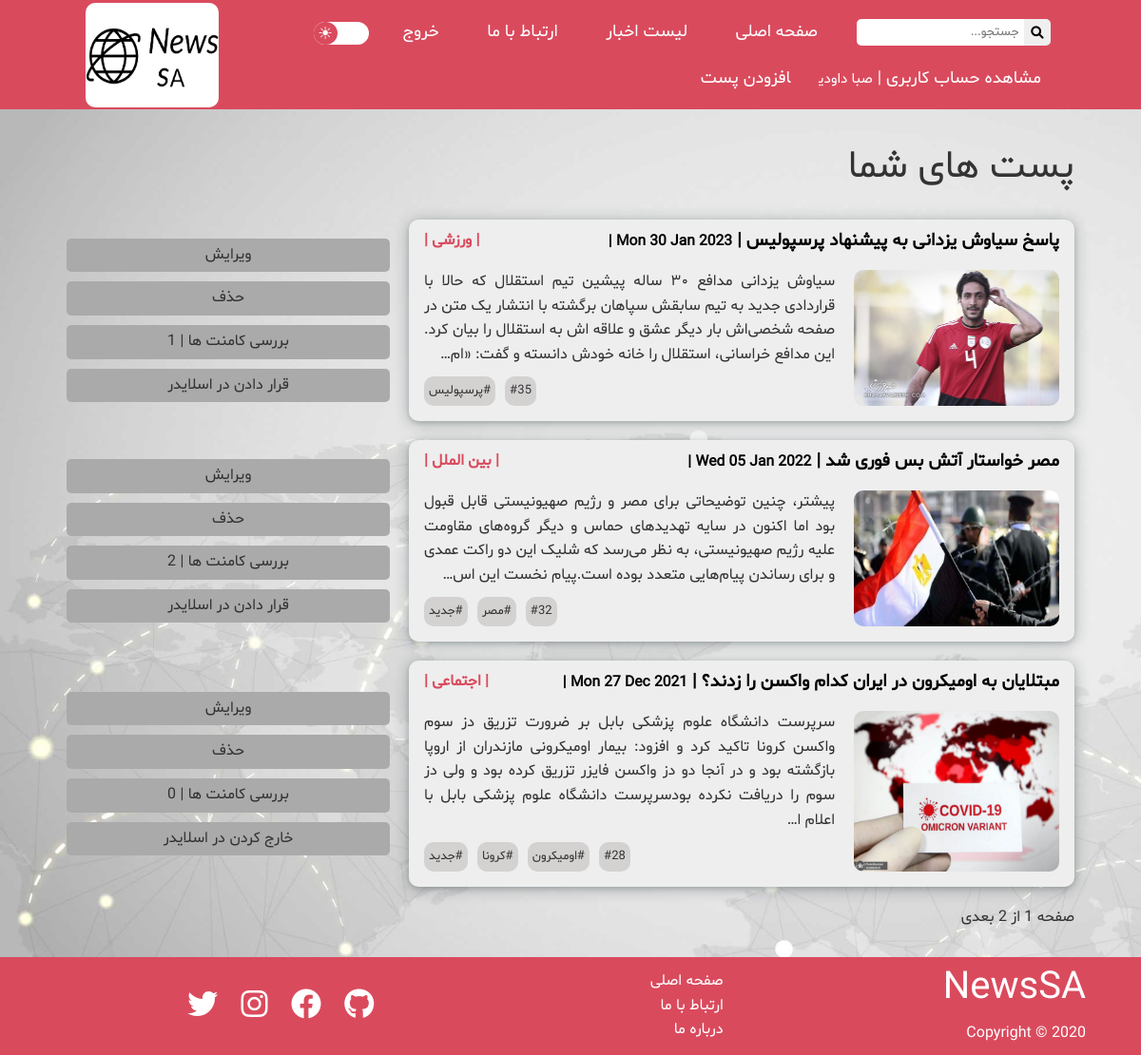
The app's page /members/profile/6 (signed in) with its own data.
### weblog/models.py (models this page shows, shortened)
class Post(models.Model):
    title = models.CharField(max_length=60)
    image = models.ImageField(upload_to="posts-images", null=True)
    date = models.DateField(default=now())
    visitors = models.PositiveIntegerField(default=0)
    body = RichTextField(blank=True, null=True)
    author = models.ForeignKey(
        User, on_delete=models.CASCADE, null=True)
    tags = models.ManyToManyField(Tag)
    category = models.ForeignKey(Category, on_delete=models.CASCADE, null=True)
    promote = models.BooleanField(default=False, null=True)
    def all_comment_count(self):
        return Comment.objects.filter(post_id=self.id).count()

class Category(models.Model):
    name = models.CharField(max_length=20)
    def __str__(self):
        return self.name

class Tag(models.Model):
    caption = models.CharField(max_length=20)

### members/views.py (the view)
# urls.py: path('profile/<int:id>', views.UserProfileView, name="profile"),
@login_required(login_url='login')
def UserProfileView(request, id):
    posts = Post.objects.filter(author=request.user).order_by("-id")
    paginator_1 = Paginator(posts, 3)
    page_number_1 = request.GET.get('page')
    posts = paginator_1.get_page(page_number_1)
    return render(request, "registration/profile.html", {
        "posts": posts,
    })

### members/templates/registration/profile.html (shortened to what this page needs)
{% extends 'base.html' %}
{% load static %}
{% block content %}
<div class="body self-category">
<div class="container grid">
<h2>پست های شما</h2>
{% for post in posts %}
            <div class="article grid more_side_right">
                <div class="article-head flex">
                    <h3><a href="{% url 'article-detail' post.pk %}">{{ post.title }} | <small>{{ post.date|date:"D d M Y" }} |</small></a></h3>
                    <h4><a href="/?q={{post.category}}">| {{ post.category }} |</a></h4>
                </div>
                <img src="{{ post.image.url }}" alt="">
                {% autoescape off %}
                {{ post.body|truncatechars:250|safe }}
                {% endautoescape %}
                    <br>
                    <span class="tag">
                        {% for tag in post.tags.all %}
                            <span>#{{ tag.caption }}</span>
                        {% endfor %}
                        <span>#{{post.id}}</span>
                    </span>
            </div>
            <div class="flex-button" >
                <a class="edit" href="{% url 'update-post' post.pk %}">ویرایش</a>
                <a class="remove" href="{% url 'delete-post' post.pk %}">حذف</a>
                <a class="comment" href="{% url 'check-comment' post.pk %}">بررسی کامنت ها | {{ post.all_comment_count }}</a>
                {% if post.promote %}
                <a class="promote2" href="{% url 'promote-post' post.pk %}">خارج کردن در اسلایدر</a>
                {% else %}
                <a class="promote1" href="{% url 'promote-post' post.pk %}">قرار دادن در اسلایدر</a>
                {% endif %}
            </div>
{% endfor %}
            <div class="pagination">
            <span class="page-current">
                صفحه {{ posts.number }} از {{ posts.paginator.num_pages }}
            </span>
        {% if posts.has_next %}
            <a href="?page={{ posts.next_page_number }}">بعدی</a>
        {% endif %}
            </div>
</div>
</div>
{% endblock content %}

### templates/base.html (shortened to what this page needs)
{% load static %}
<html lang="fa" dir="rtl">
<head>
    <link rel="stylesheet" href="https://cdnjs.cloudflare.com/ajax/libs/font-awesome/6.0.0-beta2/css/all.min.css"
 />
    <link rel="stylesheet" href="{% static 'css/style.css' %}">
    <link id="dark" media="none" rel="stylesheet" href="{% static 'css/dark.css' %}">
    <link rel="stylesheet" href="{% static 'css/light.css' %}" id="light">
    <link rel="stylesheet" href="{% static 'css/slideShow.css' %}">
    <link rel="stylesheet" href="{% static 'css/utilities.css' %}">
    <link rel="stylesheet" href="{% static 'css/ex.css' %}">
    <link rel="stylesheet" href="{% static 'css/overlay!mobile.css' %}">
    <link rel="stylesheet" href="{% static 'css/add_comment.css' %}">
    <link rel="stylesheet" href="{% static 'css/add_post.css' %}">
    <link rel="stylesheet" href="{% static 'css/check_comment.css' %}">
</head>
  <body>
    {% block navbar %}
    <div class="navbar">
      <div class="container flex">
          <nav>
              <ul>
                  <li class="hide_in_mobile" id="search">
                      <div class="search-container">
                          <form method="GET" action="{% url 'all-posts' %}">
                              <button type="submit"><i class="fa fa-search"></i></button>
                              <input type="text" placeholder="جستجو..." name="q" value="{{ request.GET.q }}">
                          </form>
                      </div>
                  </li>
                  <li class="hide_in_mobile"><a href="{% url 'home' %}">صفحه اصلی</a></li>
                  <li class="hide_in_mobile"><a href="{% url 'all-posts' %}">لیست اخبار</a></li>
                  <li class="hide_in_mobile"><a href="{% url 'about' %}">ارتباط با ما</a></li>
                  {% if user.is_authenticated %}
                  <li class="hide_in_mobile"><a href="{% url 'logout' %}">خروج</a></li>
                  <li style="margin-left:100px" id="night-light" class="hide_in_mobile">
                    <div onclick="dark_light()" class="night-light-div">
                        <div class="www">
                            <span class="moon" id="dark-light-toggle">&#9728;</span>
                        </div>
                    </div>
                </li>
                  <li class="hide_in_mobile"><a href="{% url 'profile' user.id %}">مشاهده حساب کاربری | <small>{{ user.first_name }} {{ user.last_name }}</small></a><a href="{% url 'add-post' %}">افزودن پست</a></li>
                  {% endif %}
              </ul>
          </nav>
          <h1 class="logo"><img src="{% static 'images/News-logos_black14.png' %}" alt=""></h1>
      </div>
  </div>
  {% endblock navbar %}
    {% block content %}{% endblock content %}
    {% block footer %}
    <footer class="footer bg-dark">
      <div class="container grid grid-3">
          <div class="footer-nav">
              <h1>NewsSA</h1>
              <p>Copyright &copy; 2020</p>
          </div>
          <div class="nav">
              <nav>
                  <ul>
                      <li><a href="base.html">صفحه اصلی</a></li>
                      <li><a href="about.html">ارتباط با ما</a></li>
                      <li><a href="about.html">درباره ما</a></li>
                  </ul>
              </nav>
          </div>
          <div class="social">
              <a href="#"><i class="fab fa-github fa-2x"></i></a>
              <a href="#"><i class="fab fa-facebook fa-2x"></i></a>
              <a href="#"><i class="fab fa-instagram fa-2x"></i></a>
              <a href="#"><i class="fab fa-twitter fa-2x"></i></a>
          </div>
      </div>
  </footer>
  {% endblock footer %}
  </body>
</html>

### static/css/style.css (style rules this page uses)
* { box-sizing: border-box; padding: 0; margin: 0; font-family: Tanha; }
body { background-color: #333; color: #333; line-height: 1.6; background-attachment: fixed; background-repeat: no-repeat; background-size: cover; }
ul { list-style-type: none; }
a { text-decoration: none; color: #333; }
h1, h2 { font-weight: 300; line-height: 1.2; margin: 10px 0; font-size: 40px; }
p { margin: 10px 0; }
img { width: 100%; height: 100%; border-radius: 10px; }
.navbar form { display: flex; flex-direction: row; justify-content: space-between; align-content: center; margin-block-end: 0; column-gap: 0; margin: 0 5px; }
.night-light-div { cursor: pointer; width: 58px; height: 24px; border-radius: 20px; margin-top: 3px; transition: background-color 0.2s ease-in-out; }
.www { text-align: center; transition: left 0.3s ease-in-out, box-shadow 0.2s ease-in; position: relative; left: -31.5px; margin-top: -2px; height: 24px; width: 25px; background-color: var(--primary-color); border-radius: 50%; }
.moon { font-size: large; transition: opacity 0.3s ease-in-out; position: relative; opacity: 1; color: #ffffff; }
.search-container input { border: none; padding: 5px; border-top-left-radius: 5px; border-bottom-left-radius: 5px; }
.search-container button { margin-top: auto; padding: 7.5px; border: none; border-top-right-radius: 5px; border-bottom-right-radius: 5px; bottom: 0; transition: all 1250ms cubic-bezier(0.19, 1, 0.22, 1); }
.navbar { transition: 0.5s; background-color: var(--primary-color); color: #fff; height: 115px; animation-name: animatingNavBar; animation-duration: 1s; -webkit-animation-name: animatingNavBar; -webkit-animation-duration: 1s; -moz-animation-name: animatingNavBar; -moz-animation-duration: 1s; -o-animation-name: animatingNavBar; -o-animation-duration: 1s; }
.navbar ul { display: flex; justify-content: space-between; flex-wrap: wrap; }
.navbar nav { margin: 10px 0; }
.navbar li { height: auto; margin-top: 10px; margin-bottom: 10px; }
.navbar img { height: 110px; align-self: center; }
.logo { min-width: 140px; }
.navbar h1 { align-self: center; }
.navbar .flex { justify-content: space-between; align-items: flex-start; overflow: hidden; }
.body { margin: 0.5rem 0; }
.body .container { padding: 20px; scrollbar-width: none; }
.body .grid { grid-template-columns: repeat(3, 1fr); align-items: flex-start; height: auto; max-height: 135vh; }
.body .container .grid { border-radius: 10px; padding: 0.5rem 1rem 1rem 1rem; grid-template-columns: 1fr 2fr; grid-column: 1/3; align-items: flex-start; overflow: visible; grid-gap: 15px; column-gap: 20px; }
.body .container .article-head h3 { transition: all 0.1s ease; }
.body .container .article .flex { justify-content: space-between; }
.body .container .grid p { margin: 0; text-align: justify; overflow-wrap: anywhere; }
.body .tag { display: flex; flex-direction: row-reverse; gap: 10px; }
.article-head { grid-column: 1/3; }
.article-head h4 a { color: var(--primary-color); white-space: nowrap; }
.flex-button { display: grid; grid-template-columns: 1; row-gap: 10px; align-self: center; }
.flex-button a { padding: 5px 0; height: max-content; text-align: center; border: none; border-radius: 5px; transition: all 1250ms cubic-bezier(0.19, 1, 0.22, 1); }
.footer { position: relative; animation-name: animatingFooter; animation-duration: 1s; -webkit-animation-name: animatingFooter; -webkit-animation-duration: 1s; -moz-animation-name: animatingFooter; -moz-animation-duration: 1s; -o-animation-name: animatingFooter; -o-animation-duration: 1s; padding: 0; }
.footer .nav ul { margin-right: 1rem; }
.footer .nav a { white-space: nowrap; }
.footer .grid { height: auto; gap: 0 20px; padding: 0; }
.footer .social a { margin: 0 10px; flex-wrap: wrap; }
.footer-nav { margin-right: 0.5rem; }

### static/css/light.css (style rules this page uses)
:root { --primary-color: #da4a5d; --content-color: #646464; }
body { background-image: url("../images/cool-background.jpg"); }
.night-light-div { border: 2px solid white; background-color: white; }
.search-container { color: #fff; }
.navbar a { color: #fff; padding: 10px; margin: 0 5px; font-size: large; }
.body .container .grid { box-shadow: rgba(14, 30, 37, 0.12) 0px 2px 4px 0px, rgba(14, 30, 37, 0.32) 0px 2px 16px 0px; background-color: #eeeeee; }
.body .tag span { font-size: small; background-color: rgb(212, 209, 209); padding: 5px; border-radius: 10px; margin-top: 10px; }
.article-head h3 a { color: #000000; }
.flex-button a { background-color: #aaaaaa; }

### records on screen
Post: title "پاسخ سیاوش یزدانی به پیشنهاد پرسپولیس", category "ورزشی", image (picture), body "سیاوش یزدانی مدافع ۳۰ ساله پیشین تیم استقلال که حالا با قراردادی جدید به تیم سابقش سپاهان برگشته با انتشار یک متن در صفحه شخصی‌اش بار دیگر عشق و علاقه اش به استقلال را بیان کرد. این مدافع خراسانی، استقلال را خانه خودش دانسته و گفت: «ام…", id "35", all_comment_count "1", promote "قرار دادن در اسلایدر"
Tag: caption "پرسپولیس"
Post: title "مصر خواستار آتش بس فوری شد", category "بین الملل", image (picture), body "پیشتر، چنین توضیحاتی برای مصر و رژیم صهیونیستی قابل قبول بود اما اکنون در سایه تهدیدهای حماس و دیگر گروه‌های مقاومت علیه رژیم صهیونیستی، به نظر می‌رسد که شلیک این دو راکت عمدی و برای رساندن پیام‌هایی متعدد بوده است.پیام نخست این اس…", id "32", all_comment_count "2", promote "قرار دادن در اسلایدر"
Tag: caption "جدید"
Tag: caption "مصر"
Post: title "مبتلایان به اومیکرون در ایران کدام واکسن را زدند؟", category "اجتماعی", image (picture), body "سرپرست دانشگاه علوم پزشکی بابل بر ضرورت تزریق دز سوم واکسن کرونا تاکید کرد و افزود: بیمار اومیکرونی مازندران از اروپا بازگشته بود و در آنجا دو دز واکسن فایزر تزریق کرده بود و ولی دز سوم را دریافت نکرده بودسرپرست دانشگاه علوم پزشکی بابل با اعلام ا…", id "28", all_comment_count "0", promote "خارج کردن در اسلایدر"
Tag: caption "کرونا"
Tag: caption "اومیکرون"

### other values on screen
{{ user.first_name }} "صبا"
{{ user.last_name }} "داودی"
{{ posts.number }} "1"
{{ posts.paginator.num_pages }} "2"
